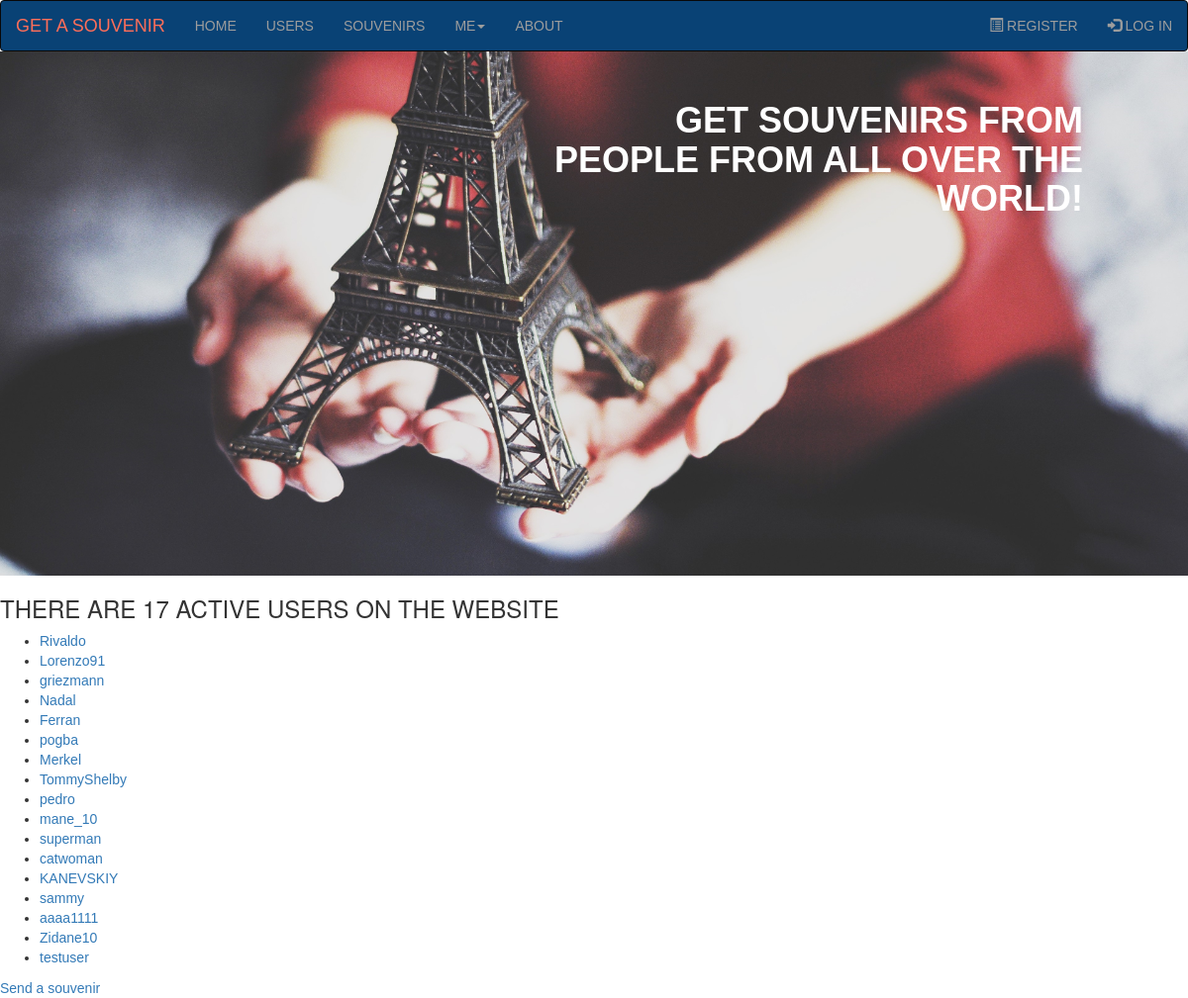
Before: /user_infos/ with the older database file.
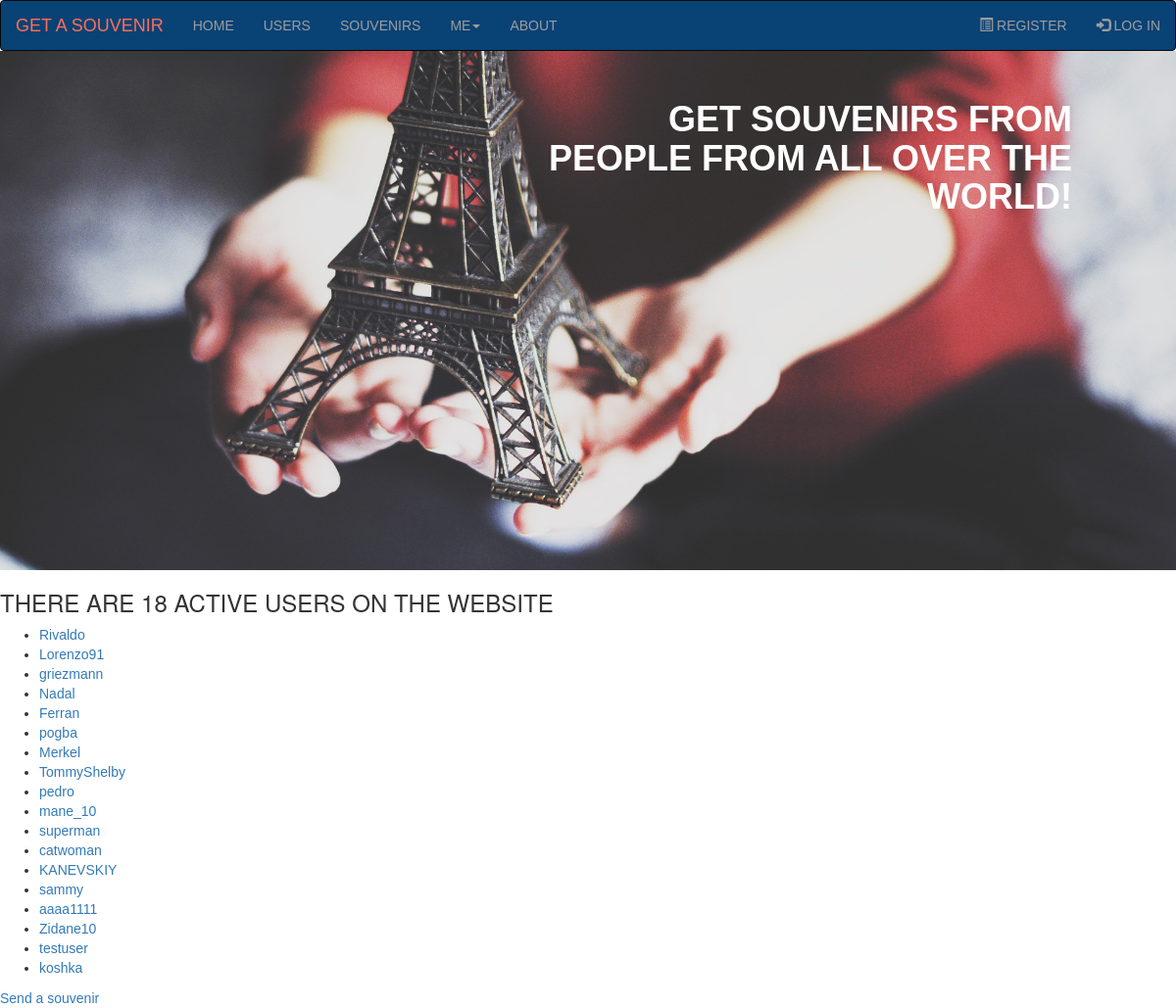
After: the same page with the newer database file.
### souvenirs_app/models.py (models this page shows, shortened)
class UserInfo(models.Model):
    username = models.OneToOneField(User, on_delete=models.PROTECT, primary_key=True)
    slug = models.SlugField(max_length=30, verbose_name='URL')
    avatar = models.ImageField(upload_to='avatars/', default='no-avatar.jpg', null=True, blank=True)
    sex = models.CharField(max_length=6, choices=(('MALE', 'male'), ('FEMALE', 'female')))
    date_of_birthday = models.DateField(null=True, blank=True)
    country = models.ForeignKey(Country, on_delete=models.PROTECT, related_name='userinfo', unique=False)
    city = models.CharField(max_length=30)
    address = models.TextField(max_length=200)
    about = models.TextField(max_length=500, null=True, blank=True)
    def get_absolute_url(self):
        return reverse('souvenirs_app:user_info', kwargs={'user_info_slug': self.slug})
    class Meta:
        verbose_name = 'User_information'
        verbose_name_plural = 'User_informations'

### souvenirs_app/views.py (the view)
# urls.py: path('user_infos/', views.UserInfoListView.as_view(), name='user_infos'),
class UserInfoListView(ListView):
    model = UserInfo
    template_name = 'souvenirs_app/user_infos.html'
    context_object_name = 'user_infos'

### souvenirs_app/templates/souvenirs_app/user_infos.html
{% extends 'souvenirs_app/base.html' %}
{% block content %}
    <h3>THERE ARE {{ user_infos.count }} ACTIVE USERS ON THE WEBSITE</h3>
    <ul>
        {% for user_info in user_infos %}
            <li><a href="{{ user_info.get_absolute_url }}">{{ user_info.username }}</a></li>
        {% empty %}
            <li>No user have been register yet</li>
        {% endfor %}
    </ul>
    <a href="{% url 'souvenirs_app:create_souvenir' %}">Send a souvenir</a>
{% endblock content %}

Changed rows visible on the page:
added UserInfo: username "koshka"
Other visible differences:
{{ user_infos.count }}: "17" → "18"
